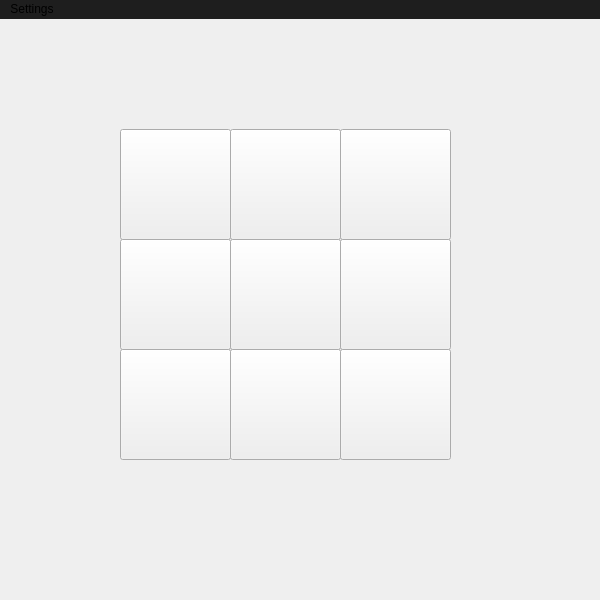
<?xml version="1.0" encoding="UTF-8"?>
<ui version="4.0">
 <class>GameWindowClass</class>
 <widget class="QMainWindow" name="GameWindowClass">
  <property name="geometry">
   <rect>
    <x>0</x>
    <y>0</y>
    <width>600</width>
    <height>600</height>
   </rect>
  </property>
  <property name="windowTitle">
   <string>Tic Tac Toe</string>
  </property>
  <property name="styleSheet">
   <string notr="true"/>
  </property>
  <widget class="QWidget" name="centralWidget">
   <widget class="QPushButton" name="button00">
    <property name="geometry">
     <rect>
      <x>120</x>
      <y>110</y>
      <width>111</width>
      <height>111</height>
     </rect>
    </property>
    <property name="font">
     <font>
      <pointsize>70</pointsize>
      <bold>true</bold>
     </font>
    </property>
    <property name="text">
     <string/>
    </property>
   </widget>
   <widget class="QPushButton" name="button10">
    <property name="geometry">
     <rect>
      <x>230</x>
      <y>110</y>
      <width>111</width>
      <height>111</height>
     </rect>
    </property>
    <property name="font">
     <font>
      <pointsize>70</pointsize>
      <bold>true</bold>
     </font>
    </property>
    <property name="text">
     <string/>
    </property>
   </widget>
   <widget class="QPushButton" name="button20">
    <property name="geometry">
     <rect>
      <x>340</x>
      <y>110</y>
      <width>111</width>
      <height>111</height>
     </rect>
    </property>
    <property name="font">
     <font>
      <pointsize>70</pointsize>
      <bold>true</bold>
     </font>
    </property>
    <property name="text">
     <string/>
    </property>
   </widget>
   <widget class="QPushButton" name="button11">
    <property name="geometry">
     <rect>
      <x>230</x>
      <y>220</y>
      <width>111</width>
      <height>111</height>
     </rect>
    </property>
    <property name="font">
     <font>
      <pointsize>70</pointsize>
      <bold>true</bold>
     </font>
    </property>
    <property name="text">
     <string/>
    </property>
   </widget>
   <widget class="QPushButton" name="button21">
    <property name="geometry">
     <rect>
      <x>340</x>
      <y>220</y>
      <width>111</width>
      <height>111</height>
     </rect>
    </property>
    <property name="font">
     <font>
      <pointsize>70</pointsize>
      <bold>true</bold>
     </font>
    </property>
    <property name="text">
     <string/>
    </property>
   </widget>
   <widget class="QPushButton" name="button01">
    <property name="geometry">
     <rect>
      <x>120</x>
      <y>220</y>
      <width>111</width>
      <height>111</height>
     </rect>
    </property>
    <property name="font">
     <font>
      <pointsize>70</pointsize>
      <bold>true</bold>
     </font>
    </property>
    <property name="text">
     <string/>
    </property>
   </widget>
   <widget class="QPushButton" name="button12">
    <property name="geometry">
     <rect>
      <x>230</x>
      <y>330</y>
      <width>111</width>
      <height>111</height>
     </rect>
    </property>
    <property name="font">
     <font>
      <pointsize>70</pointsize>
      <bold>true</bold>
     </font>
    </property>
    <property name="text">
     <string/>
    </property>
   </widget>
   <widget class="QPushButton" name="button02">
    <property name="geometry">
     <rect>
      <x>120</x>
      <y>330</y>
      <width>111</width>
      <height>111</height>
     </rect>
    </property>
    <property name="font">
     <font>
      <pointsize>70</pointsize>
      <bold>true</bold>
     </font>
    </property>
    <property name="text">
     <string/>
    </property>
   </widget>
   <widget class="QPushButton" name="button22">
    <property name="geometry">
     <rect>
      <x>340</x>
      <y>330</y>
      <width>111</width>
      <height>111</height>
     </rect>
    </property>
    <property name="font">
     <font>
      <pointsize>70</pointsize>
      <bold>true</bold>
     </font>
    </property>
    <property name="text">
     <string/>
    </property>
   </widget>
   <widget class="QLabel" name="winnerLabel">
    <property name="geometry">
     <rect>
      <x>120</x>
      <y>60</y>
      <width>331</width>
      <height>51</height>
     </rect>
    </property>
    <property name="font">
     <font>
      <pointsize>38</pointsize>
      <bold>true</bold>
     </font>
    </property>
    <property name="text">
     <string/>
    </property>
   </widget>
  </widget>
  <widget class="QMenuBar" name="menuBar">
   <property name="geometry">
    <rect>
     <x>0</x>
     <y>0</y>
     <width>600</width>
     <height>33</height>
    </rect>
   </property>
   <property name="styleSheet">
    <string notr="true">background-color: rgb(30, 30, 30);</string>
   </property>
   <widget class="QMenu" name="menuSettings">
    <property name="title">
     <string>Settings</string>
    </property>
    <addaction name="actionNewGame"/>
   </widget>
   <addaction name="menuSettings"/>
  </widget>
  <action name="actionNewGame">
   <property name="text">
    <string>New Game</string>
   </property>
  </action>
 </widget>
 <layoutdefault spacing="6" margin="11"/>
 <resources>
  <include location="GameWindow.qrc"/>
 </resources>
 <connections/>
</ui>
